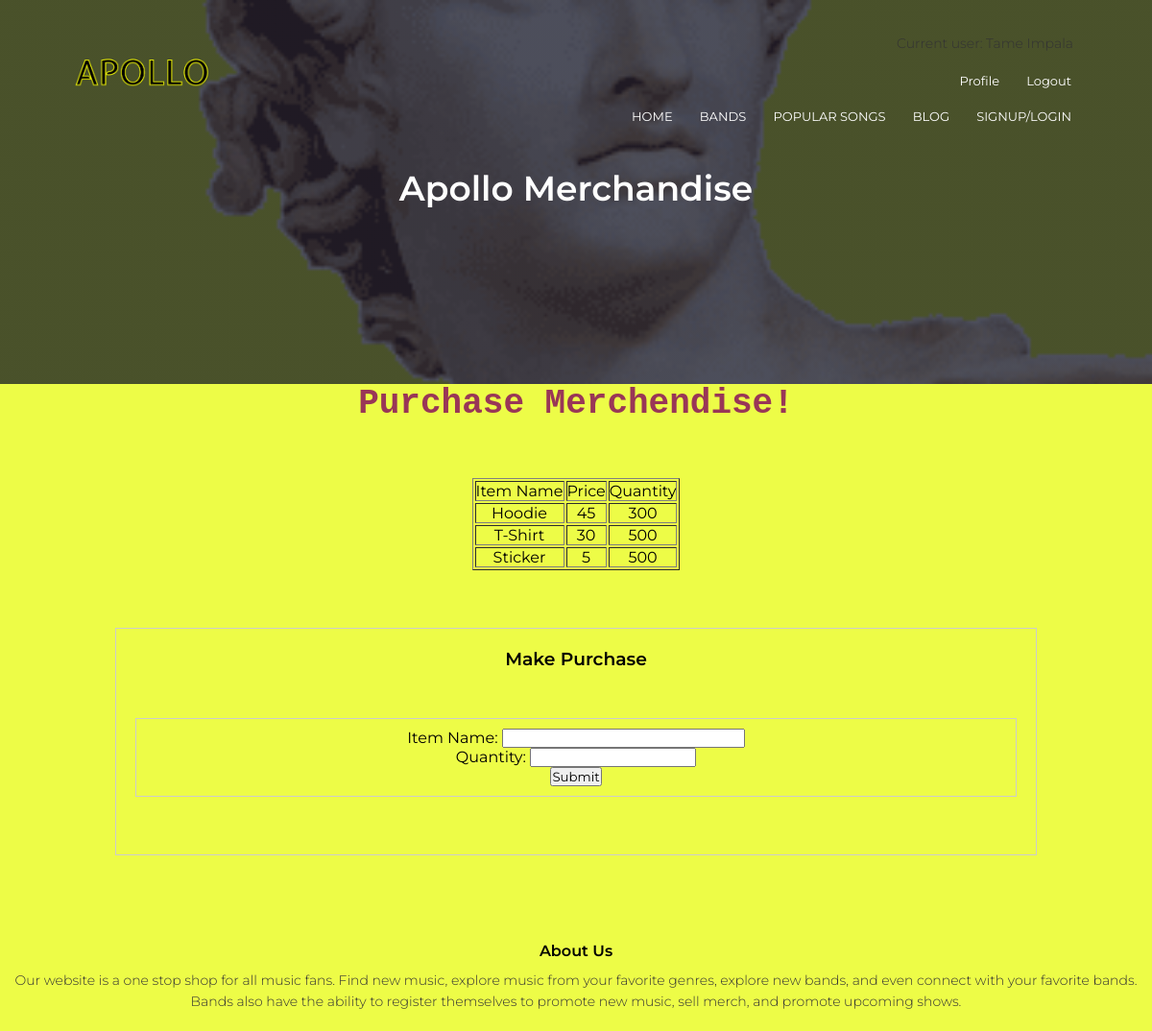
/buy-merch/6 (signed in), run on the app's committed database.
### models.py (models this page shows)
class User(UserMixin, db.Model):
    __tablename__ = 'user'
    id = db.Column(db.Integer, primary_key=True)
    email = db.Column(db.String(100), unique=True)
    password = db.Column(db.String(100))
    name = db.Column(db.String(100))
    account_type = db.Column(db.String(100))
    num_logins = db.Column(db.Integer)
    num_posts = db.Column(db.Integer)

class Merchendise(db.Model):
    __tablename__ = 'merchendise'
    id = db.Column(db.Integer, primary_key=True)
    user_id = db.Column(db.Integer)
    item_name = db.Column(db.String(100))
    price = db.Column(db.Integer)
    quantity = db.Column(db.Integer)

### main.py (the view, shortened to what this page needs)
@main.route('/buy-merch/<int:uid>', methods=['GET','POST'])
def buy_merch(uid):
    all_merch = Merchendise.query.filter_by(user_id=uid)
    form = SellMerchForm(item_name='', quantity='')
    return render_template('sell-merch.html',form=form, rows=all_merch, bid=uid)

### main.py
class SellMerchForm(FlaskForm):
  item_name = StringField('Item Name: ', validators=[DataRequired()])
  quantity = StringField('Quantity: ', validators=[DataRequired()])
  submit = SubmitField('Submit')

### __init__.py (called while the page is built)
def create_app():
    app = Flask(__name__)
    app.config['SECRET_KEY'] = 'secret-key-goes-here'
    app.config['SQLALCHEMY_DATABASE_URI'] = 'sqlite:///db.sqlite'
    db.init_app(app)
    from .auth import auth as auth_blueprint
    app.register_blueprint(auth_blueprint)
    from .main import main as main_blueprint
    app.register_blueprint(main_blueprint)
    login_manager = LoginManager()
    login_manager.login_view = 'auth.login'
    login_manager.init_app(app)
    from .models import User
    @login_manager.user_loader
    def load_user(id):
        if User.query.get(int(id)):
            return User.query.get(int(id))
    with app.app_context():
        db.create_all()
        db.session.commit()
    return app

### templates/sell-merch.html (shortened to what this page needs)
{% extends "header.html" %}
    {% block title %} Apollo Merchandise {% endblock %}
{% block content %}
<body style="background-color: #edfc47;">
    <h1 style="color:#993657; text-align: center; font-family: 'Courier New', monospace;">Purchase Merchendise!</h1>
    <br><br><br>
    <table border = 1 style="margin-left: auto; margin-right: auto; text-align: center;">
        <thead>
           <td>Item Name</td>
           <td>Price</td>
           <td>Quantity</td>
        </thead>
        {% for row in rows %}
           <tr>
              <td>{{row["item_name"]}}</td>
              <td>{{row["price"]}}</td>
              <td> {{ row["quantity"]}}</td>
           </tr>
        {% endfor %}
     </table>
    <section class="login-content">
        <div align="center">
            <div class="login-box">
                <form method="POST">
                    <h3>Make Purchase</h3>
                    <div class="login-box">
                        <div class="field">
                            {{ form.item_name.label }}
                            {{ form.item_name(size=30) }}
                        </div>
                        <div class="field">
                            {{ form.quantity.label }}
                            {{ form.quantity }}
                        </div>
                        {{ form.submit() }}
                    </div>
                </form>
            </div>
        </div>
    </section>
</body>
{% endblock %}

### templates/header.html (shortened to what this page needs)
<!DOCTYPE html>
<html>
<head>
    <link rel="stylesheet" href="https://stackpath.bootstrapcdn.com/font-awesome/4.7.0/css/font-awesome.min.css">
    <section class="sub-header">
        <nav>
            <a href="{{ url_for('main.index') }}"><img src="{{ url_for('static', filename='images/logo.png') }}" width="100" heigth="40" ></a>
            <div class="nav-links" id="navLinks">
            {% if current_user.is_authenticated %}
                <p>Current user: {{current_user.name }}</p>
                <ul>
                    <li><a href="{{ url_for('main.reg_profile') }}">Profile</a></li>
                    <li><a href="{{ url_for('auth.logout') }}">Logout</a></li>
                </ul>
            {% endif %}
                <ul>
                    <li><a href="{{ url_for('main.index') }}">HOME</a></li>
                    <li><a href="{{ url_for('main.bands') }}">BANDS</a></li>
                    <li><a href="{{ url_for('main.popular') }}">POPULAR SONGS</a></li>
                    <li><a href="{{ url_for('main.blog') }}">BLOG</a></li>
                    <li><a href="{{ url_for('main.singup_login_redir') }}">SIGNUP/LOGIN</a></li>
                </ul>
            </div>
        </nav>
        <h1>{% block title %} {% endblock %}</h1>
    </section>
</head>
<body>
    {% block content %} {% endblock %}
<section class="footer">
    <h4>About Us</h4>
    <p>Our website is a one stop shop for all music fans. Find new music, explore music from your favorite genres, explore new bands, and even connect with your favorite bands. Bands also have the ability to register themselves to promote new music, sell merch, and promote upcoming shows.</p>
</section>
</body>
    </html>

### data on the page
User: name "Tame Impala"
Merchendise: item_name "Hoodie", price "45", quantity "300"
Merchendise: item_name "T-Shirt", price "30", quantity "500"
Merchendise: item_name "Sticker", price "5", quantity "500"
